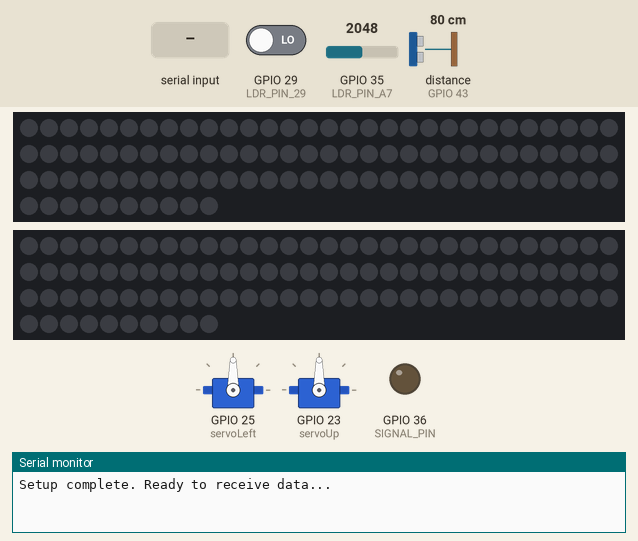
This sketch was run on a simulated ESP32. On the bench: 2 × 100 RGB LEDs in strip order, left to right, continuing on the next row, 2 × servo, output pins drawn as LEDs (lit = HIGH), the last lines printed to the serial monitor. Wiring (inferred from the names in the program): ultrasonic range finder: trigger GPIO 41; echo GPIO 43. The test bench sets the inputs (shaded band); at power-on: GPIO 35 (LDR_PIN_A7) = 2048, GPIO 29 (LDR_PIN_29) LOW, distance to the obstacle (sensor on GPIO 43) 80 cm. The echo pulse lasts 58.3 µs per cm; pins used as bus, display or sensor lines are not drawn.

Above: at 1.2 s.
1.3 s: GPIO 35 (LDR_PIN_A7) set to 222
11.5 s: GPIO 35 (LDR_PIN_A7) set to 190
At 20.6 s:
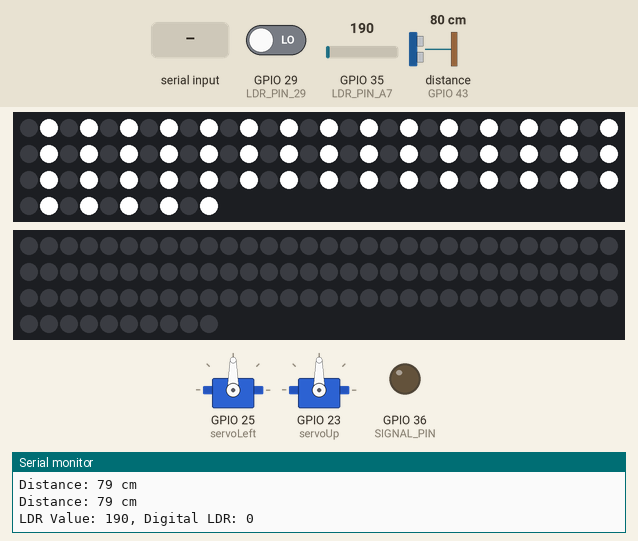
21.5 s: "1,90\n" received over the second serial link
At 22.1 s:
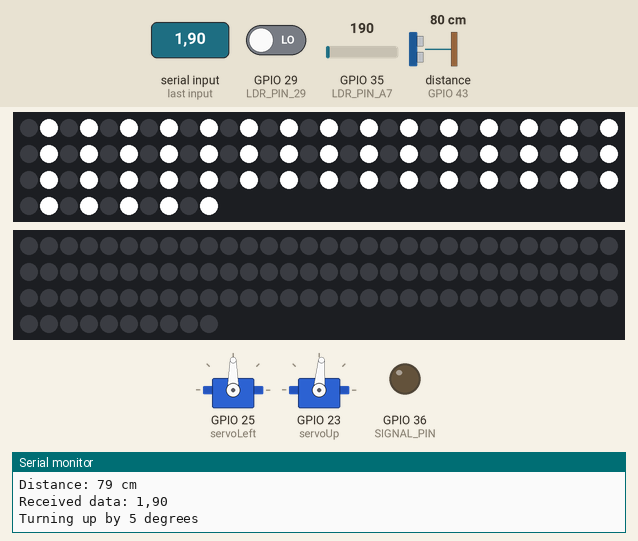
23.0 s: "1,90,45\n" received over the second serial link
At 23.4 s:
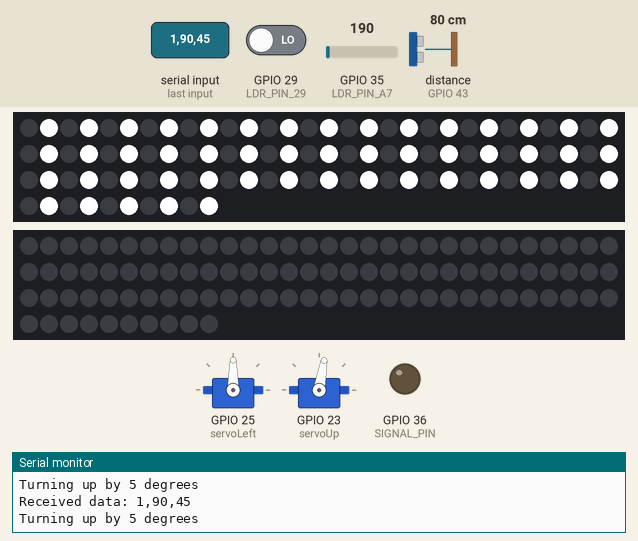
24.5 s: "1,90\n" received over the second serial link
At 25.7 s:
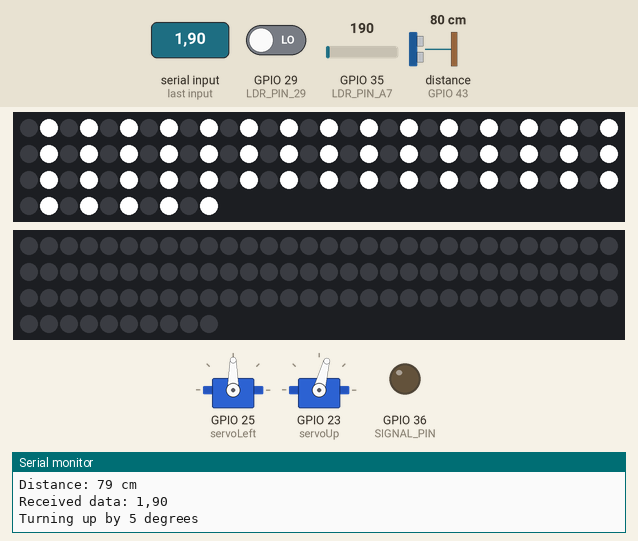
26.0 s: GPIO 35 (LDR_PIN_A7) set to 400
At 31.1 s:
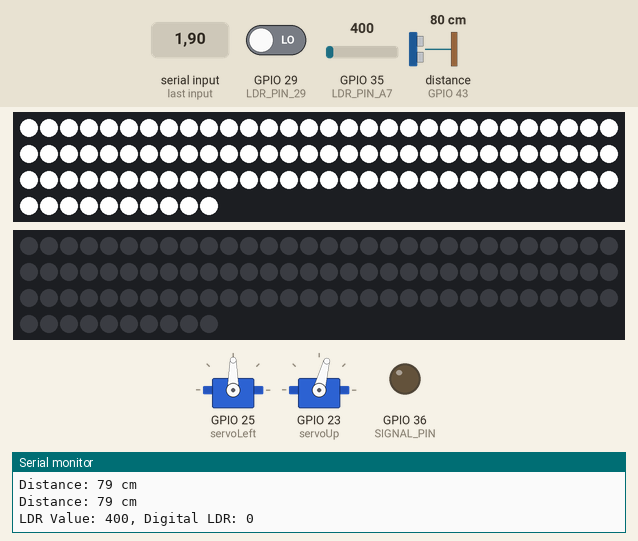
Timing chart, 0 to 32.6 s (numbered marks = the images above; inputs shaded):
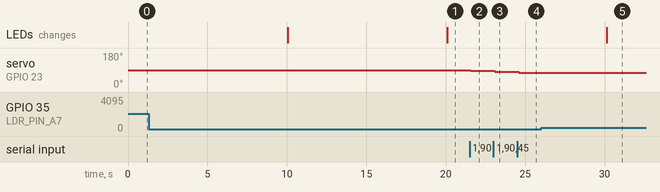

Measured:
- the behaviour switches between 200 and 199 on GPIO 35 (LDR_PIN_A7) (found by bisection; images 0 and 1)
- after the input at 11.5 s, the LEDs: change after 8.6 s (image 1)
- after the input at 21.5 s, servo on GPIO 23 (servoUp): 90° → 85° after 0.09 s
- after the input at 23.0 s, servo on GPIO 23 (servoUp): 85° → 80° after 0.09 s
- after the input at 24.5 s, servo on GPIO 23 (servoUp): 80° → 75° after 0.10 s
- after the input at 26.0 s, the LEDs: change after 4.1 s (image 5)

The sketch:

projectturnARduino.ino
```cpp
#include <Adafruit_NeoPixel.h>
#include <Servo.h>
#include <AccelStepper.h>

#define PIN_WHITE      48   // Pin number connected to the NeoPixel strip (white color only)
#define NUM_WHITE_LEDS 100  // Number of LEDs in the white strip
#define PIN            40   // Pin number connected to the NeoPixel strip (color control)
#define NUM_LEDS       100  // Number of LEDs in the strip

#define LDR_PIN_A7     A7  // Analog pin connected to LDR
#define LDR_PIN_29     29  // Digital pin connected to LDR
#define DIR_PIN        6   // Direction pin
#define STEP_PIN       5   // Step pin
#define TRIG_PIN       41  // Trig pin of ultrasonic sensor
#define ECHO_PIN       43  // Echo pin of ultrasonic sensor
#define SIGNAL_PIN     36  // Pin to send signal to ESP32

Adafruit_NeoPixel stripWhite = Adafruit_NeoPixel(NUM_WHITE_LEDS, PIN_WHITE, NEO_GRB + NEO_KHZ800);
Adafruit_NeoPixel strip = Adafruit_NeoPixel(NUM_LEDS, PIN, NEO_GRB + NEO_KHZ800);
Servo servoLeft;
Servo servoUp;

AccelStepper stepper(AccelStepper::DRIVER, STEP_PIN, DIR_PIN);

unsigned long previousLdrMillis = 0;
const unsigned long ldrInterval = 10000; // Interval for LDR measurement (10 seconds)

unsigned long previousDistanceMillis = 0;
const unsigned long distanceInterval = 3000; // Interval for ultrasonic measurement (3 seconds)
int distance = 0; // Variable to store the distance measured

void setup() {
  Serial.begin(9600);
  Serial1.begin(9600);

  stripWhite.begin();
  stripWhite.show(); // Initialize all pixels to 'off'
  strip.begin();
  strip.show(); // Initialize all pixels to 'off'

  servoLeft.attach(25);
  servoUp.attach(23);

  pinMode(LDR_PIN_29, INPUT);
  pinMode(TRIG_PIN, OUTPUT);
  pinMode(ECHO_PIN, INPUT);
  pinMode(SIGNAL_PIN, OUTPUT);
  digitalWrite(SIGNAL_PIN, LOW); // Ensure the pin starts LOW

  stepper.setMaxSpeed(100);
  stepper.setAcceleration(100);

  Serial.println("Setup complete. Ready to receive data...");
}

void loop() {
  unsigned long currentMillis = millis();

  // Measure distance every 3 seconds
  if (currentMillis - previousDistanceMillis >= distanceInterval) {
    previousDistanceMillis = currentMillis;
    distance = measureDistance();
    Serial.print("Distance: ");
    Serial.print(distance);
    Serial.println(" cm");
  }

  // Read and display LDR value every 10 seconds
  if (currentMillis - previousLdrMillis >= ldrInterval) {
    previousLdrMillis = currentMillis;
    int ldrValue = analogRead(LDR_PIN_A7);
    int ldrDigital = digitalRead(LDR_PIN_29);
    Serial.print("LDR Value: ");
    Serial.print(ldrValue);
    Serial.print(", Digital LDR: ");
    Serial.println(ldrDigital);

    if (ldrValue < 200) {
      setOddWhiteLeds(stripWhite);
    } else {
      if (ldrDigital == HIGH) {
        setWhiteColor(stripWhite, NUM_WHITE_LEDS / 2);
      } else {
        setWhiteColor(stripWhite, NUM_WHITE_LEDS);
      }
    }
  }

  // Bluetooth communication and control logic
  if (Serial1.available()) {
    String data = "";
    while (Serial1.available()) {
      char c = Serial1.read();
      data += c;
    }
    Serial.print("Received data: ");
    Serial.println(data);

    if (data.endsWith("n")) {
      data.trim();
      data.remove(data.length() - 1);

      if (data.startsWith("g#") && data.length() == 8) {
        String hexColor = data.substring(2, 8);
        long color = strtol(hexColor.c_str(), NULL, 16);
        uint32_t neoColor = strip.Color((color >> 16) & 0xFF, (color >> 8) & 0xFF, color & 0xFF);
        fillStrip(neoColor);
      }

      if (data.startsWith("d") && data.length() >= 2 && distance <= 20) {
        int angle = data.substring(1).toInt();
        if (angle == 10 || angle == 20 || angle == 30 || angle == 40 ||
            angle == 45 || angle == 60 || angle == 90 || angle == 180) {
          rotateStepper(angle);
        }
      }

      if (data.equals("zreset")) {
        resetStepper();
      }
    }

    if (data.toInt() > 0) {
      processServoCommand(data.toInt());
    }
  }
  delay(100);
}

void rotateStepper(int angle) {
  int totalRotation = 0;
  int steps = map(angle, 0, 360, 0, 200); // Convert angle to steps (assuming 1.8° per step, 200 steps per revolution)

  while (totalRotation < 360) {
    stepper.move(steps);
    stepper.runToPosition();
    totalRotation += angle;
    digitalWrite(SIGNAL_PIN, HIGH);
    Serial.println("Signal sent to ESP32");
    delay(10); // Short delay to ensure the signal is detected
    digitalWrite(SIGNAL_PIN, LOW);
    delay(5000); // Wait for 5 seconds before the next increment

    if (totalRotation >= 360) {
      break;
    }
  }
}

void resetStepper() {
  stepper.stop();
  stepper.setMaxSpeed(100);
  stepper.setAcceleration(50);
  stepper.moveTo(0);
  stepper.runToPosition();
  stepper.setMaxSpeed(500);
  stepper.setAcceleration(250);
}

void fillStrip(uint32_t color) {
  for (int i = 0; i < strip.numPixels(); i++) {
    strip.setPixelColor(i, color);
  }
  strip.show();
}

void setWhiteColor(Adafruit_NeoPixel& stripWhite, int numLeds) {
  for (int i = 0; i < stripWhite.numPixels(); i++) {
    if (i < numLeds) {
      stripWhite.setPixelColor(i, stripWhite.Color(255, 255, 255));
    } else {
      stripWhite.setPixelColor(i, stripWhite.Color(0, 0, 0));
    }
  }
  stripWhite.show();
}

void setOddWhiteLeds(Adafruit_NeoPixel& stripWhite) {
  for (int i = 0; i < stripWhite.numPixels(); i++) {
    if (i % 2 != 0) {
      stripWhite.setPixelColor(i, stripWhite.Color(255, 255, 255));
    } else {
      stripWhite.setPixelColor(i, stripWhite.Color(0, 0, 0));
    }
  }
  stripWhite.show();
}

void processServoCommand(int cmd) {
  const int stepSize = 5;

  switch (cmd) {
    case 4:
      servoLeft.write(servoLeft.read() - stepSize);
      Serial.print("Turning left by ");
      Serial.print(stepSize);
      Serial.println(" degrees");
      break;
    case 3:
      servoLeft.write(servoLeft.read() + stepSize);
      Serial.print("Turning right by ");
      Serial.print(stepSize);
      Serial.println(" degrees");
      break;
    case 1:
      servoUp.write(servoUp.read() - stepSize);
      Serial.print("Turning up by ");
      Serial.print(stepSize);
      Serial.println(" degrees");
      break;
    case 2:
      servoUp.write(servoUp.read() + stepSize);
      Serial.print("Turning down by ");
      Serial.print(stepSize);
      Serial.println(" degrees");
      break;
    default:
      Serial.println("Invalid command");
      break;
  }
}

int measureDistance() {
  digitalWrite(TRIG_PIN, LOW);
  delayMicroseconds(2);
  digitalWrite(TRIG_PIN, HIGH);
  delayMicroseconds(10);
  digitalWrite(TRIG_PIN, LOW);

  long duration = pulseIn(ECHO_PIN, HIGH);
  int distance = duration * 0.034 / 2;

  return distance;
}
```
